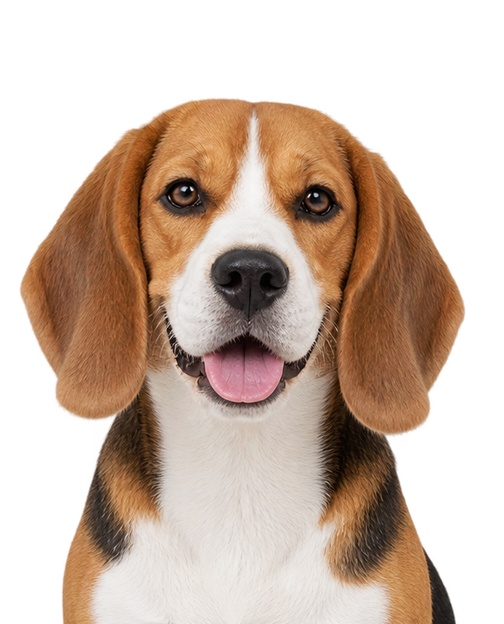
#> input picture examples/beagle/input.jpg, 504 x 624 px
$ python -i core.py   (imports and definitions only)
#> lines starting #> are read from the running program, lines starting #| are printed output that depends on the picture
"""Generic conversion; no website, pet optimization, model, or network imports."""

import json
import math
import warnings
from collections import Counter
from pathlib import Path

from PIL import Image, ImageOps

SYMBOLS = "ABCDEFGHIJKLMNOPQRSTUVWXYZabcdefghijklmnopqrstuvwxyz0123456789"
MAX_CELLS = 200_000
Image.MAX_IMAGE_PIXELS = 25_000_000


# [39 lines left out: functions load_palette, lab, not called in this run]


def convert(image_path: Path, width=40, colors=8, fabric=14, palette_path=None, title="Cross-stitch pattern"):
#> called with image_path = '../../examples/beagle/input.jpg', width = 40, colors = 8, fabric = 14, title = 'Cross-stitch pattern'
    if not 1 <= width <= 300 or not 1 <= colors <= len(SYMBOLS) or not 6 <= fabric <= 40:
        raise ValueError("Use width 1-300, colors 1-62, and fabric count 6-40.")
    brand, supplied = load_palette(palette_path) if palette_path else ("RGB reference only", None)
    with warnings.catch_warnings():
        warnings.simplefilter("error", Image.DecompressionBombWarning)
        with Image.open(image_path) as source:
#> source is the input picture: PIL image 504x624 RGB; mean R, G, B 205.3, 185.7, 172.1
            oriented = ImageOps.exif_transpose(source)
            height = max(1, round(width * oriented.height / oriented.width))
#> height = 50
            if width * height > MAX_CELLS:
                raise ValueError("Target grid exceeds 200,000 cells; use a smaller width.")
            rgba = oriented.convert("RGBA")
            # Alpha is explicit: fully transparent cells have no stitch.
            alpha = rgba.getchannel("A").resize((width, height), Image.Resampling.BOX)
#> alpha: PIL image 40x50 L; every value is 255
            rgb = Image.new("RGBA", rgba.size, "white")
#> rgb: PIL image 504x624 RGBA; every value is 255
            rgb.alpha_composite(rgba)
            small = rgb.convert("RGB").resize((width, height), Image.Resampling.LANCZOS)
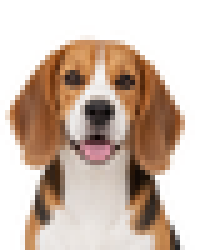
#> small: PIL image 40x50 RGB (shown 5 times larger); mean R, G, B 205.2, 185.4, 171.7
#> (the run stopped early here; a loop or call above may not have finished)

$ run again, on examples/beagle/comparison.png
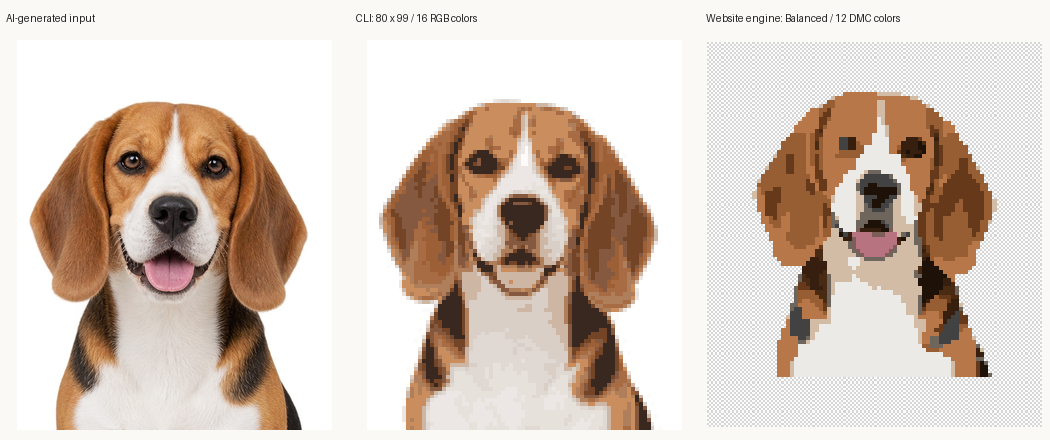
#> input picture examples/beagle/comparison.png, 1050 x 440 px
#> in convert, source is the input picture: PIL image 1050x440 RGB; mean R, G, B 213.8, 199.1, 188.1
#> alpha: PIL image 40x17 L; every value is 255
#> rgb: PIL image 1050x440 RGBA; every value is 255
#> in convert, `small = rgb.convert("RGB").resize((width, height), Image.Resampling.LA..`:
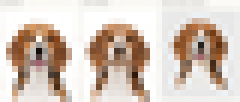
#> small: PIL image 40x17 RGB (shown 6 times larger); mean R, G, B 213.2, 198.3, 187.2

$ run again, on examples/beagle/website-balanced.png
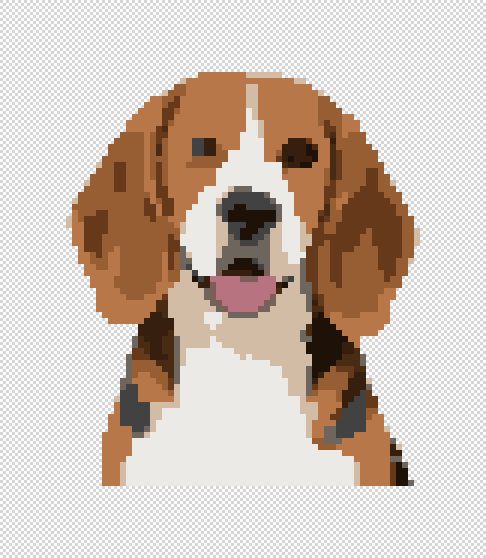
#> input picture examples/beagle/website-balanced.png, 486 x 558 px
#> in convert, source is the input picture: PIL image 486x558 RGB; mean R, G, B 206.4, 192.1, 181.5
#> alpha: PIL image 40x46 L; every value is 255
#> rgb: PIL image 486x558 RGBA; every value is 255
#> in convert, `small = rgb.convert("RGB").resize((width, height), Image.Resampling.LA..`:
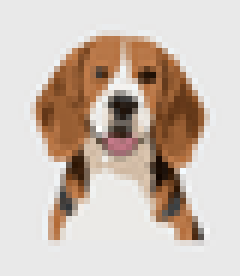
#> small: PIL image 40x46 RGB (shown 6 times larger); mean R, G, B 206.4, 192.1, 181.5
